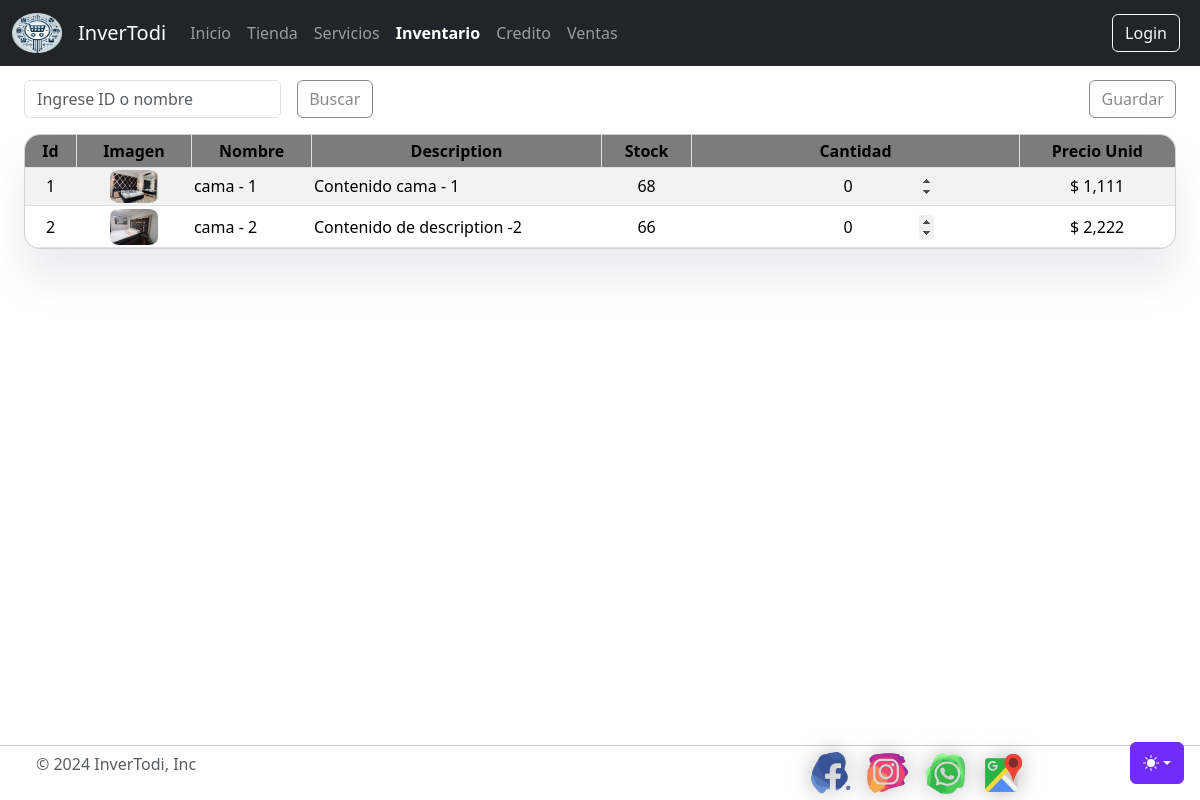
Page /tienda/productos/ on the earlier database version.
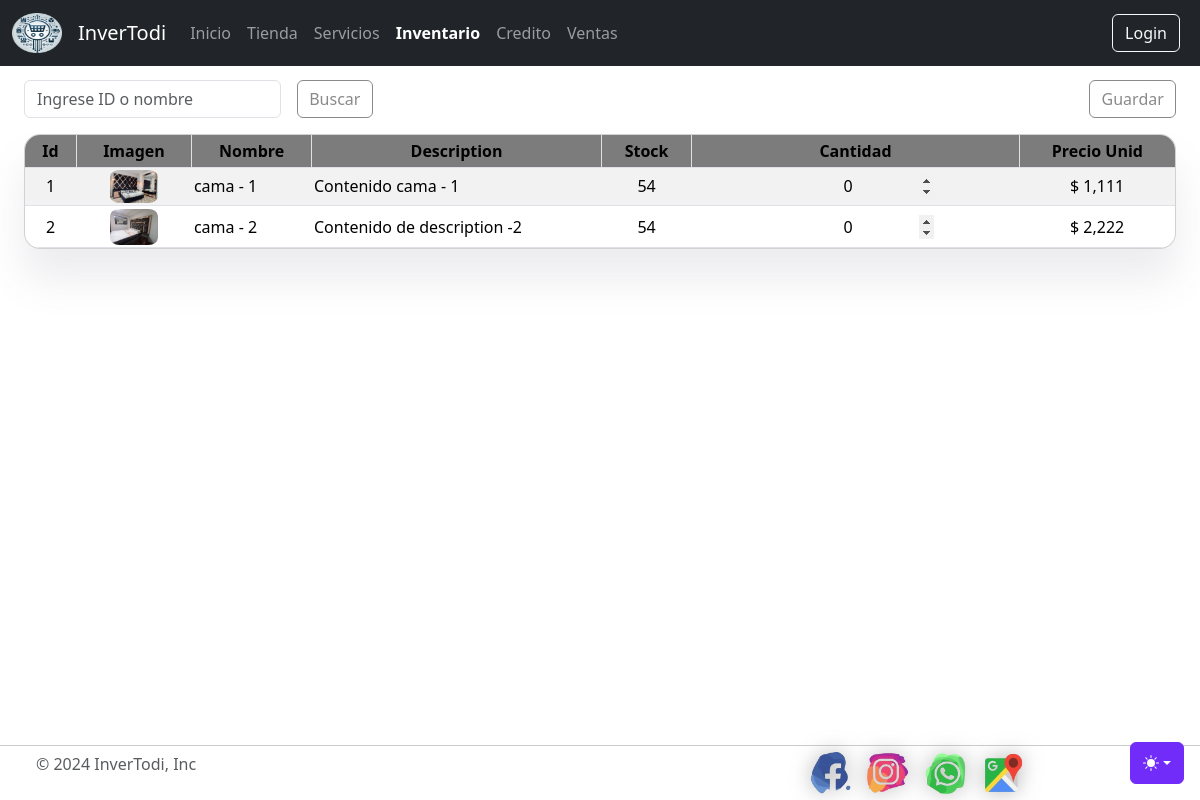
Same page on the later database version.
### tienda/models.py (models this page shows, shortened)
class productos(models.Model):
    nombre          = models.CharField(max_length=50)
    imagen          = models.ImageField(upload_to='tienda', null=True, blank=True)
    categoria       = models.ManyToManyField(categoria, null=True, blank=True)
    contenido       = models.CharField(max_length=1000)
    precio          = models.PositiveIntegerField()
    cantidad        = models.PositiveSmallIntegerField()
    disponibilidad  = models.BooleanField(default=True)
    created         = models.DateTimeField(auto_now_add=True)
    updated         = models.DateTimeField(auto_now_add=True)
    class Meta:
        verbose_name='producto'
        verbose_name_plural='productos'

### tienda/views.py (the view)
# urls.py: path('productos/', views.lista_productos, name='lista_productos'),
def lista_productos(request):
    query = request.GET.get('query')
    productos_list = productos.objects.all()
    if query:
        try:
            producto_id = int(query)
            productos_list = productos_list.filter(id=producto_id)
        except ValueError:
            productos_list = productos_list.filter(nombre__icontains=query)
    return render(request, 'inventario.html', {'productos': productos_list})

### tienda/templates/inventario.html (shortened to what this page needs)
{% extends "base.html" %}
{% load humanize %}
{% block content %}
<div style="margin-top: 0rem;">
    <div class="div-input-buton">
        <form style="display: flex;" method="get" action="{% url 'lista_productos' %}">
            <input class="form-control" type="search" name="query" id="query" placeholder="Ingrese ID o nombre">
            <div class="content-btn-buscar">
                <button class="btn button-round" type="submit">Buscar</button>
            </div>
        </form>
        <div class="button-container">
            <button class="btn button-round" type="button" id="guardar-btn">Guardar</button>
        </div>
    </div>
    <div class="position-table">
        <div class="wrapper card">
            <table class="table table-striped" style="margin: 0;">
                <thead class="style-thead">
                    <tr>
                        <th>Id
                            <span class="draggable" onmousedown="initResize(0)"></span>
                        </th>
                        <th class="line-left">Imagen
                            <span class="draggable" onmousedown="initResize(1)"></span>
                        </th>
                        <th class="line-left">Nombre
                            <span class="draggable" onmousedown="initResize(2)"></span>
                        </th>
                        <th class="line-left">Description
                            <span class="draggable" onmousedown="initResize(3)"></span>
                        </th>
                        <th class="line-left">Stock
                            <span class="draggable" onmousedown="initResize(4)"></span>
                        </th>
                        <th class="line-left">Cantidad
                            <span class="draggable" onmousedown="initResize(5)"></span>
                        </th>
                        <th class="line-left">Precio Unid
                            <span class="draggable"></span>
                        </th>
                    </tr>
                </thead>
                <tbody>
                    {% for producto in productos %}
                        <tr data-producto-id="{{ producto.id }}">
                            <td class="text-center">{{ producto.id }}</td>
                            <td class="text-center"><img class="img-table" src="{{ producto.imagen.url }}" ></td>
                            <td>{{ producto.nombre }}</td>
                            <td>{{ producto.contenido }}</td>
                            <td class="text-center">{{ producto.cantidad }}</td>
                            <td>
                                <div class="text-center">
                                    <input class="input-number-table" type="number" id="cantidad-{{ producto.id }}" value="0">
                                </div>
                            </td>
                            <td class="text-center">$ {{ producto.precio|intcomma }}</td>
                        </tr>
                    {% endfor %}
                </tbody>
            </table>
        </div>
    </div>
</div>
{% endblock %}

Differences in the rows shown:
changed productos "cama - 1": cantidad "68" → "54"
changed productos "cama - 2": cantidad "66" → "54"
